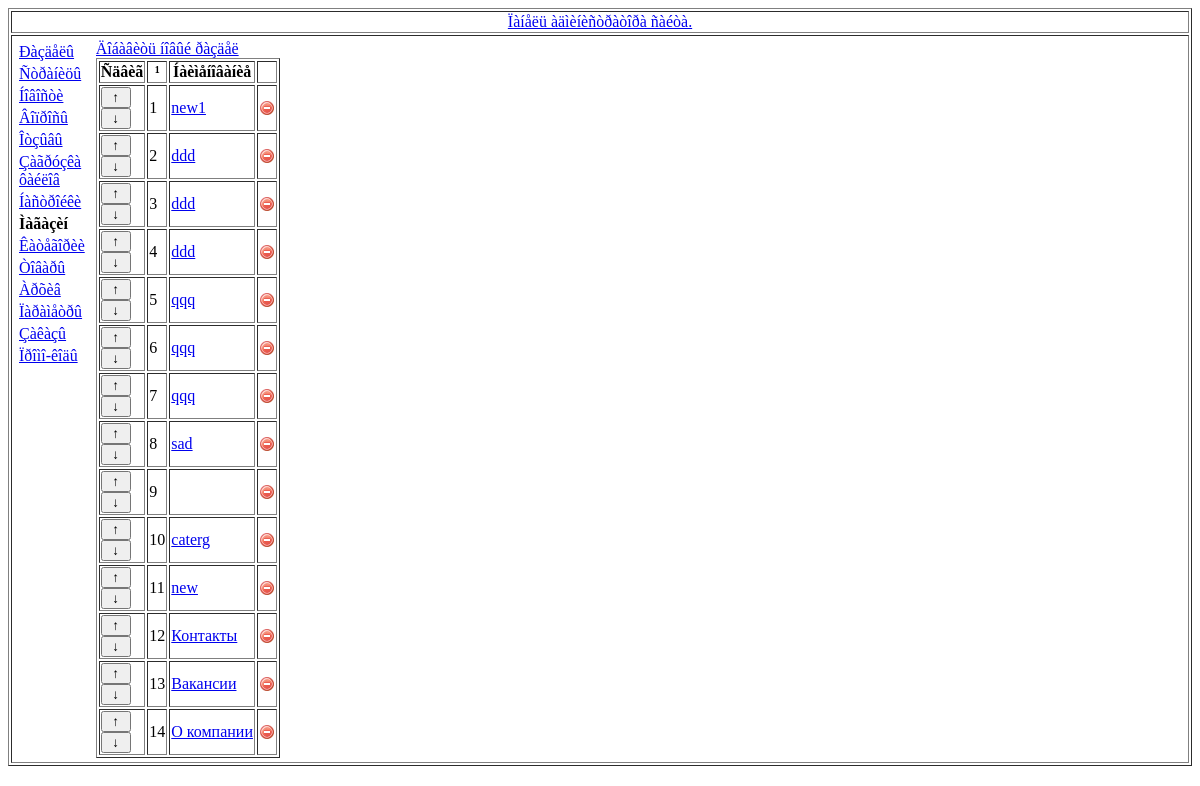
/adm/index.php?show=parts, run on the app's committed database.
### tables this page shows
CREATE TABLE IF NOT EXISTS `parts` (
  `id` int(11) NOT NULL AUTO_INCREMENT,
  `name` char(25) DEFAULT NULL,
  `ordinal` int(11) DEFAULT NULL,
  PRIMARY KEY (`id`),
  KEY `ordinal` (`ordinal`)
);

### libs/db.php (called while the page is built, shortened)
<?php
function mQuery($query)
{
    global $dbh;
    if ($result = mysql_query($query, $dbh))
    {
        return $result;
    }
    else
    {
    }
}
?>

### adm/parts.php (the view, shortened to what this page needs)
<?php
print "<a href='?show=parts&action=add'>Äîáàâèòü íîâûé ðàçäåë</a><br>";
print "<table border=1>";
print " <tr>";
print "  <td align='CENTER'>";
print "<b>Ñäâèã</b>";
print "  </td>";
print "  <td align='CENTER'>";
print "<b>¹</b>";
print "  </td>";
print "  <td align='CENTER'>";
print "<b>Íàèìåíîâàíèå</b>";
print "  </td>";
print "  <td align='CENTER'>";
print "<b>&nbsp;</b>";
print "  </td>";
print " </tr>";
$result=mQuery("SELECT id,ordinal,name FROM parts ORDER BY ordinal");
$ordinal=0;
while($row=mysql_fetch_array($result))
{
   $ordinal++;
   print " <tr>";
   print "<td>";
   print "<input type='BUTTON'  value='&nbsp;&uarr;&nbsp;' onclick=\"document.location.href='?show=parts&action=up&id=$row[0]';\">";
   print "<input type='BUTTON'  value='&nbsp;&darr;&nbsp;' onclick=\"document.location.href='?show=parts&action=down&id=$row[0]';\">";
   print "</td>";
   print "<td>";
   print"$ordinal";
   print "</td>";
   print "<td>";
   print"<a href=\"?show=parts&action=edit&id=$row[0]\">$row[2]</a>";
   print "</td>";
   print "<td>";
   print"<a href=\"?show=parts&action=del&id=$row[0]\"  alt=\"Óäàëèòü ðàçäåë\"><img src=\"../img/delete.png\"></a>";
   print "</td>";
   print " </tr>";
}
print "</table>";
?>

### adm/index.php (style rules this page uses)
body { font-size: 62.5%; }
label, input { display:block; }

### data on the page
parts: name "new1"
parts: name "ddd"
parts: name "ddd"
parts: name "ddd"
parts: name "qqq"
parts: name "qqq"
parts: name "qqq"
parts: name "sad"
parts: name "caterg"
parts: name "new"
parts: name "Контакты"
parts: name "Вакансии"
parts: name "О компании"
